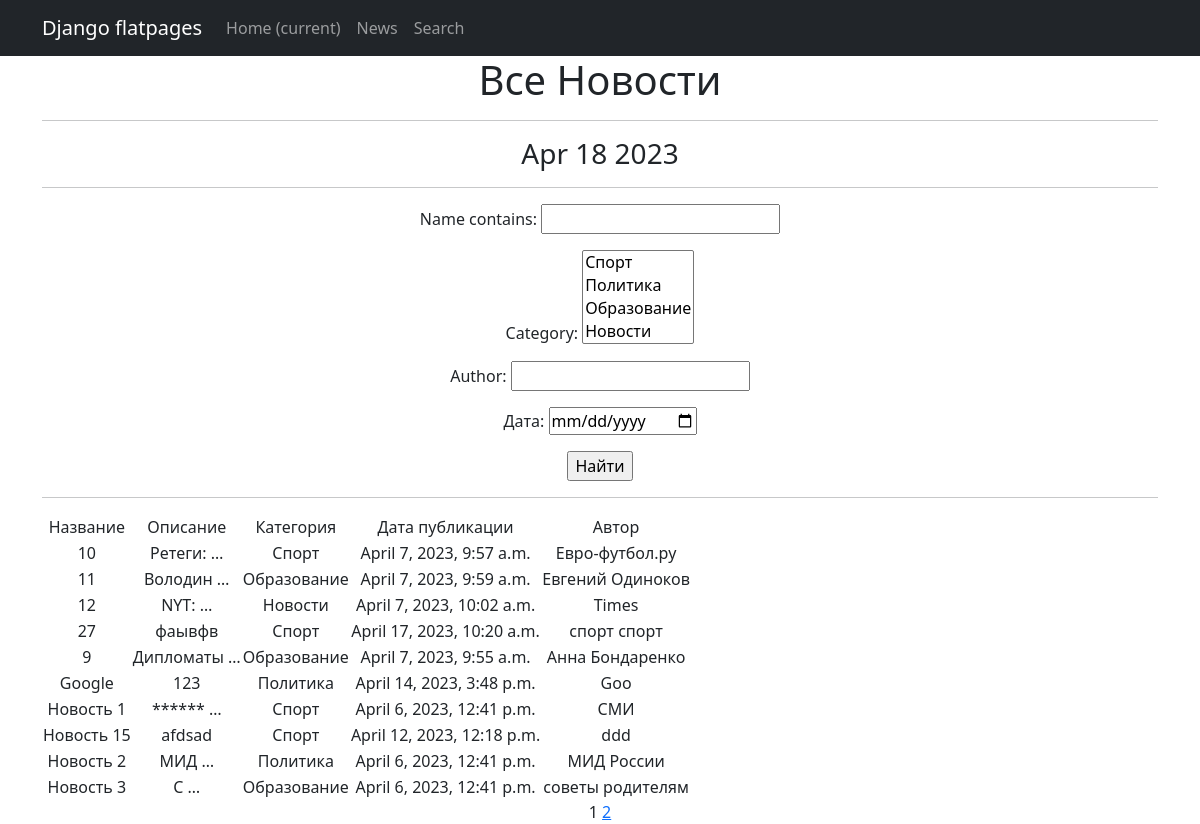
Page /news/ on the committed database.
### news/models.py (models this page shows, shortened)
class News(models.Model):
    name = models.CharField(
        max_length=255,
        unique=True, # названия новостей не должны повторяться
    )
    description = models.TextField()
    category = models.ForeignKey(
        to='Category',
        on_delete=models.CASCADE,
        related_name='news', # все новости в категории будут доступны через поле news
    )
    published_date = models.DateTimeField(default=datetime.now)  # предоставляем значение по умолчанию
    author = models.CharField(max_length=100, default='нет автора')

class Category(models.Model):
    name = models.CharField(max_length=255, unique=True)
    subscribers = models.ManyToManyField(User, related_name='subscribed_categories', blank=True)
    def __str__(self):
        return self.name

### news/views.py (the view)
# urls.py: path('', NewsList.as_view(), name='news_list'),
class NewsList(ListView):
    model = News
    ordering = 'name'
    template_name = 'newss.html'
    context_object_name = 'newss'
    paginate_by = 10  # вот так мы можем указать количество записей на странице
    def get_queryset(self):
        queryset = super().get_queryset()
        self.filterset = NewsFilter(self.request.GET, queryset)
        return self.filterset.qs
    def get_context_data(self, **kwargs):
        context = super().get_context_data(**kwargs)
        context['filterset'] = self.filterset
        return context

### news/templatetags/cencor.py (called while the page is built)
@register.filter
def censor(value):
    if not isinstance(value, str):
        raise ValueError("Входное значение должно быть строкой")
    words = value.split()
    for i in range(len(words)):
        if words[i].lower() in censor_list:
            words[i] = '*' * len(words[i])
    return ' '.join(words)

### news/templatetags/custom_tags.py (called while the page is built)
@register.simple_tag()
def current_time(format_string='%b %d %Y'):
   return datetime.utcnow().strftime(format_string)

### news/templates/newss.html (shortened to what this page needs)
{% extends 'flatpages/default.html' %}
{% load cencor %}
{% load custom_tags %}
{% block content %}
   <h1>Все Новости</h1>
   <hr>
   <h3>{% current_time '%b %d %Y' %}</h3>
   <hr>
   <form action="" method="get">
       {{ filterset.form.as_p }}
       <input type="submit" value="Найти" />
   </form>
   <hr>
   {% if newss %}
       <table>
           <tr>
               <td>Название</td>
               <td>Описание</td>
               <td>Категория</td>
               <td>Дата публикации</td>
               <td>Автор</td>
           </tr>
           {% for news in newss %}
           <tr>
               <td>{{ news.name }}</td>
               <td>{{ news.description|truncatewords:1|censor }}</td>
               <td>{{ news.category.name }}</td>
               <td>{{ news.published_date }}</td>
               <td>{{ news.author }}</td>
           </tr>
           {% endfor %}
       </table>
   {% else %}
       <h2>Новостей нет!</h2>
   {% endif %}
   {{ page_obj.number }}
   {% if page_obj.has_next %}
       <a href="?page={{ page_obj.next_page_number }}">{{ page_obj.next_page_number }}</a>
   {% endif %}
{% endblock content %}

### news/templates/flatpages/default.html (shortened to what this page needs)
<!DOCTYPE html>
<html lang="en">
    <head>
        {% load static %}
        <link href="{% static 'css/styles.css' %}" rel="stylesheet" />
    </head>
    <body>
        <nav class="navbar navbar-expand-lg navbar-dark bg-dark static-top">
           <div class="container">
               <a class="navbar-brand" href="#">Django flatpages</a>
               <div class="collapse navbar-collapse" id="navbarResponsive">
                   <ul class="navbar-nav ml-auto">
                       <li class="nav-item active">
                           <a class="nav-link" href="#">Home
                               <span class="sr-only">(current)</span>
                           </a>
                       </li>
                       <li class="nav-item">
                           <a class="nav-link" href="/news/">News</a>
                       </li>
                       <li class="nav-item">
                           <a class="nav-link" href="/news/create">Search</a>
                       </li>
                   </ul>
               </div>
           </div>
        </nav>
        <div class="container">
            <div class="row">
               <div class="col-lg-12 text-center">
                   {% block content %}{% endblock content %}
               </div>
           </div>
        </div>
    </body>
</html>

### rows in the picture
News: name "10", description|censor "Ретеги: …", category.name "Спорт", published_date "April 7, 2023, 9:57 a.m.", author "Eвро-футбол.ру"
News: name "11", description|censor "Володин …", category.name "Образование", published_date "April 7, 2023, 9:59 a.m.", author "Евгений Одиноков"
News: name "12", description|censor "NYT: …", category.name "Новости", published_date "April 7, 2023, 10:02 a.m.", author "Times"
News: name "27", description|censor "фаывфв", category.name "Спорт", published_date "April 17, 2023, 10:20 a.m.", author "спорт спорт"
News: name "9", description|censor "Дипломаты …", category.name "Образование", published_date "April 7, 2023, 9:55 a.m.", author "Анна Бондаренко"
News: name "Google", description|censor "123", category.name "Политика", published_date "April 14, 2023, 3:48 p.m.", author "Goo"
News: name "Новость 1", description|censor "****** …", category.name "Спорт", published_date "April 6, 2023, 12:41 p.m.", author "СМИ"
News: name "Новость 15", description|censor "afdsad", category.name "Спорт", published_date "April 12, 2023, 12:18 p.m.", author "ddd"
News: name "Новость 2", description|censor "МИД …", category.name "Политика", published_date "April 6, 2023, 12:41 p.m.", author "МИД России"
News: name "Новость 3", description|censor "С …", category.name "Образование", published_date "April 6, 2023, 12:41 p.m.", author "советы родителям"

### other values in the picture
{{ page_obj.number }} "1"
{{ page_obj.next_page_number }} "2"
